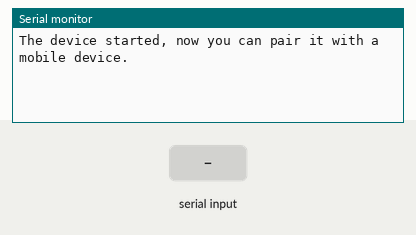
Simulated run of this sketch. Board: ESP32. Shown: the last lines printed to the serial monitor. Inputs (shaded band) come from the test bench. Nothing arrives over Bluetooth unless stated.

Above: at 4.8 s.
4.9 s: "1" received over the second serial link
At 8.0 s:
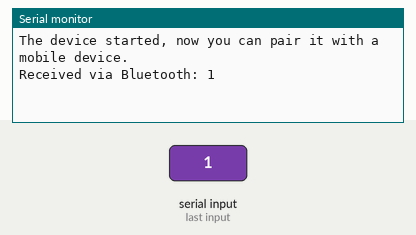
8.5 s: "0" received over the second serial link
At 10.4 s:
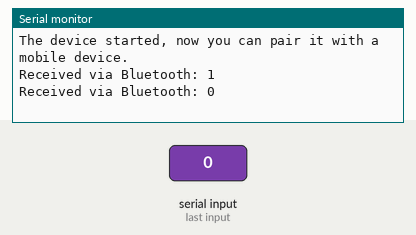
11.2 s: "2" received over the second serial link
At 14.0 s:
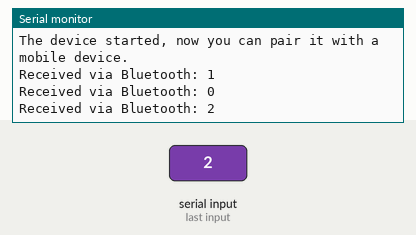

The sketch:

BLUETOOTH_CHECK.ino
```cpp
#include "BluetoothSerial.h"

BluetoothSerial SerialBT;

void setup() {
  // Start the Serial monitor
  Serial.begin(115200);

  // Initialize Bluetooth Serial with a device name
  SerialBT.begin("ESP32_BT_Device");
  Serial.println("The device started, now you can pair it with a mobile device.");
}

void loop() {
  // Check if the ESP32 is receiving data from the mobile device
  if (SerialBT.available()) {
    // Read the incoming data
    String incoming = SerialBT.readString();

    // Print the received data to the Serial Monitor
    Serial.print("Received via Bluetooth: ");
    Serial.println(incoming);

    // Send a response back to the mobile device
    SerialBT.println("Message received: " + incoming);
  }

  // Optionally send data periodically
  delay(2000);
  SerialBT.println("Hello from ESP32");
}
```

Measured:
- after the input at 4.9 s, the serial monitor: prints a new line after 2.1 s (image 1)
- after the input at 8.5 s, the serial monitor: prints a new line after 1.5 s (image 2)
- after the input at 11.2 s, the serial monitor: prints a new line after 1.8 s (image 3)
